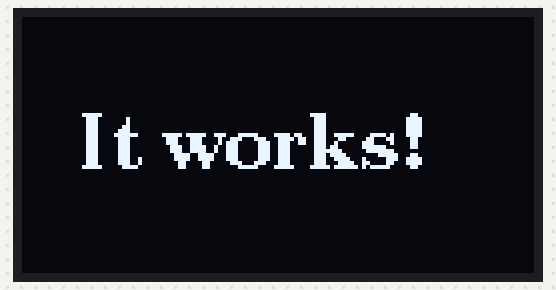
A sketch run on a simulated ESP32. Shown: 128×64 one-colour display.

Above: at 0.1 s.
At 2.1 s:
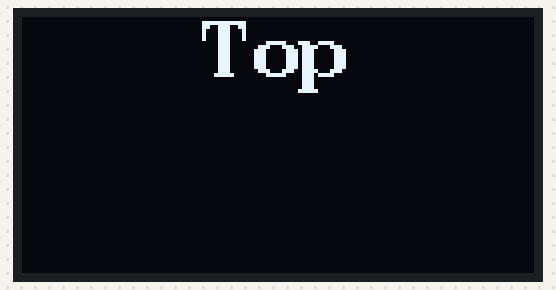
At 4.2 s:
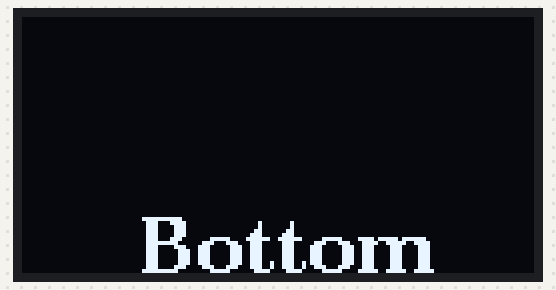
At 6.2 s:
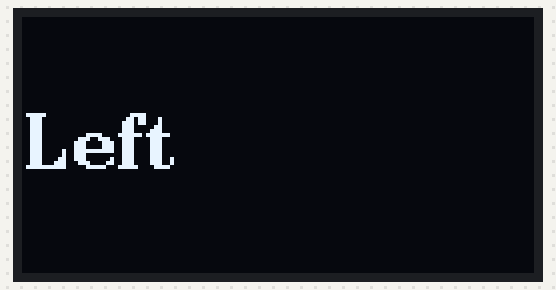
At 8.2 s:
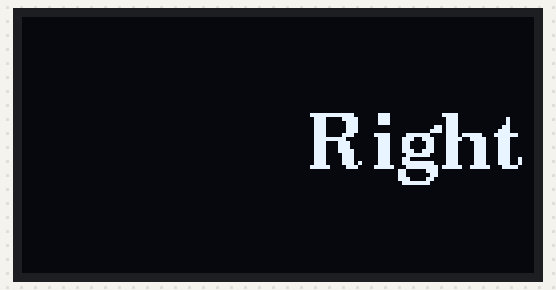
At 10.2 s:
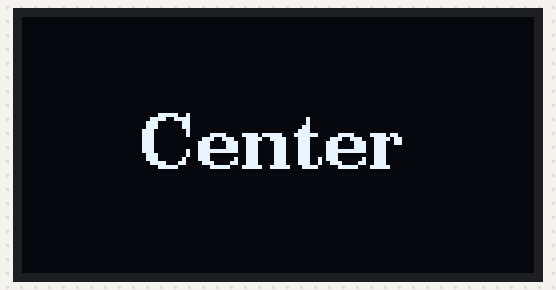

Measured:
- by itself, everything shown: repeats every 10.1 s, in 5 steps
- what the display in image 1 shows lasts 2.0 s, from 2.1 s to 4.1 s

The sketch:

DisplayTest.ino
```cpp
// ItWorks.ino -  McU -> Display communication verification
// VIN→3.3V, GND→GND, SCL→GPIO 22, SDA→GPIO 21
// Requires the U8g2 library by oliver for the display driver commands.
// Board: ESP32 Dev Module.

#include <U8g2lib.h>          // cpp library for display comms, also includes arduino "Wire" I2C
#include "display.h"          // Gives access to functions in display.cpp


void setup();                 // call the setup function from display.cpp using the included display.h

void loop() {
  run();                      // call the run function from display.cpp using the included display.h
}
```

display.cpp
```cpp
// main code for this screen test


#include <U8g2lib.h>                    // gives us a library that handles basic comms with the display

U8G2_SH1106_128X64_NONAME_F_HW_I2C u8g2(U8G2_R0, U8X8_PIN_NONE, 22, 21);
// Breakdown of the above line
// controller: SH1106
// panel geometry: 128x64_NONAME
// buffer mode: F = full frame buffer - whole screen held in RAM and sent in one message
// interface: HW_I2C: esp32 hardware I2C peripheral

// args
// U8G2_R0: display rotation = none
// U8x8_PIN_NONE: sets no reset wire/no reset wire connected
// 22: clock pin
// 21: data pin


void setup() {
  u8g2.begin();                         // Initializes the screen
  u8g2.clearBuffer();                   // Clear the frame buffer
  u8g2.setFont(u8g2_font_ncenB14_tr);   // font select, full list here --> https://github.com/olikraus/u8g2/wiki/fntlist16#14-pixel-height
  u8g2.drawStr(14, 38, "It works!");    // coordinates (bottom left corner of text) and message (write to memory)
  u8g2.sendBuffer();                    // write to the screen
}

void run() {
  delay(2000);                          // 2 second delay
  u8g2.clearBuffer();                   // clear the frame buffer
  u8g2.drawStr(45, 15, "Top");          // x, y, message (write buffer)
  u8g2.sendBuffer();                    // send to screen

  delay(2000);                          // 2 second delay
  u8g2.clearBuffer();
  u8g2.drawStr(30, 64, "Bottom");       // x, y, message (write buffer)
  u8g2.sendBuffer();


  delay(2000);                          // 2 second delay
  u8g2.clearBuffer();
  u8g2.drawStr(1, 38, "Left");          // x, y, message (write buffer)
  u8g2.sendBuffer();


  delay(2000);                          // 2 second delay
  u8g2.clearBuffer();
  u8g2.drawStr(72, 38, "Right");        // x, y, message (write buffer)
  u8g2.sendBuffer();


  delay(2000);                          // 2 second delay
  u8g2.clearBuffer();
  u8g2.drawStr(30, 38, "Center");       // x, y, message (write buffer)
  u8g2.sendBuffer();

}
```

display.h
```cpp
// Used to cleanly handle passing functions from display.cpp to ItWorks.ino

#include <Arduino.h>

void setup();
void run();
```
